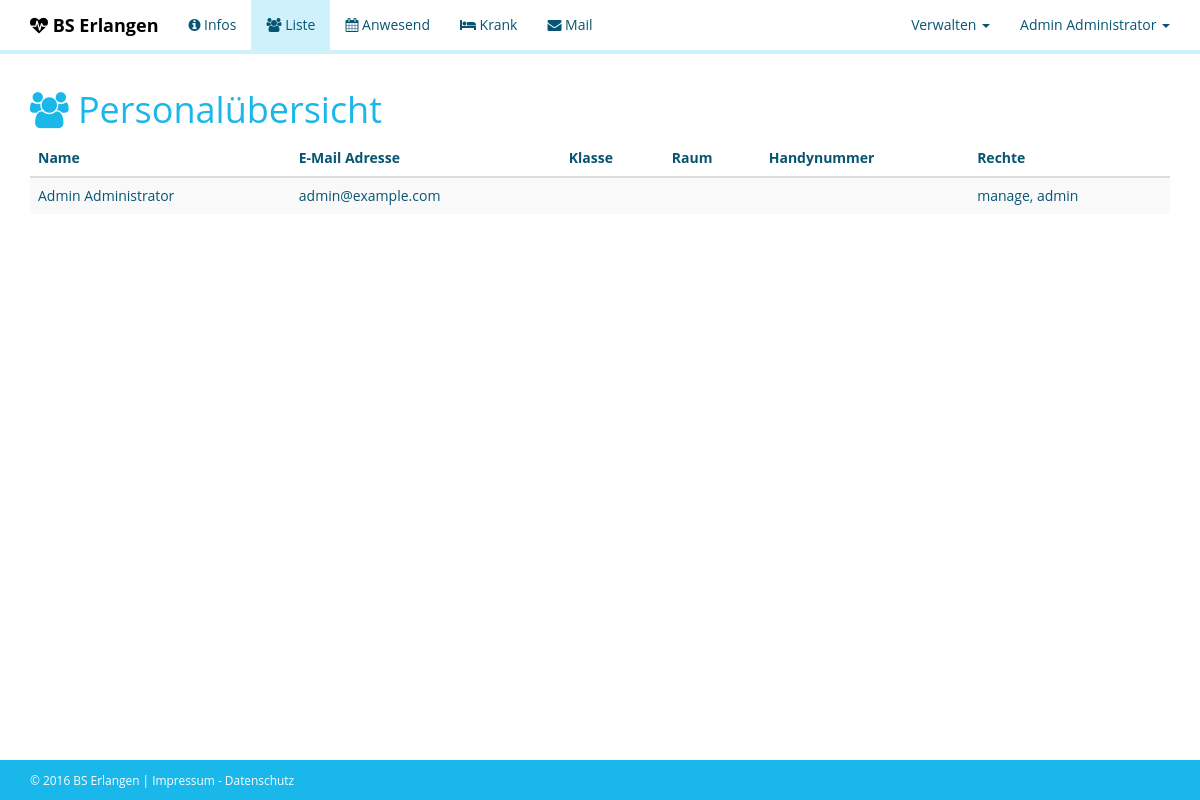
The app's page /?p=list (signed in) with its own data.
### tables this page shows
CREATE TABLE users (
	  usr_id             INT(11)       NOT NULL  AUTO_INCREMENT
	, usr_email          VARCHAR(100)  NOT NULL
	, usr_name           VARCHAR(50)   NOT NULL
	, usr_firstname      VARCHAR(50)   NOT NULL
	, usr_password       VARCHAR(255)  NOT NULL
	, usr_mobile         VARCHAR(30)
	, usr_class          VARCHAR(20)
	, usr_room           VARCHAR(20)
	, usr_qualification  TEXT
	, usr_permissions    VARCHAR(255)
	, usr_login          DATETIME
	, PRIMARY KEY (usr_id)
	, UNIQUE KEY (usr_email)
) COMMENT='Initial Account is admin@example.com - p@ssw0rd';

### php/contents/load.php (called while the page is built, shortened)
<?php
$p = isset($_GET['p']) ? trim($_GET['p']) : 'default';
switch ($p)
{
	case 'list':
		include_once __DIR__.'/list.php';
		break;
}
?>

### php/includes/database.php (called while the page is built, shortened)
<?php
class Database {
	private $conn;
	function __construct()
	{
		global $config;
		$this->conn = new PDO('mysql:dbname='.$config['db_name'].';host='.$config['db_host'].';port='.$config['db_port'].';charset=utf8', $config['db_user'], $config['db_pass']);
		$this->conn->setAttribute(PDO::ATTR_PERSISTENT, true);
		$this->conn->setAttribute(PDO::ATTR_ERRMODE, PDO::ERRMODE_EXCEPTION);
		$this->conn->exec("SET NAMES utf8;");
		$this->conn->exec("SET lc_time_names = 'de_DE';");
	}
	public function getUserList($order = 'name', $descending = false)
	{
		$sql = "SELECT
	  usr_id                               AS id
	, usr_name                             AS name
	, usr_firstname                        AS firstname
	, CONCAT(usr_firstname, ' ', usr_name) AS fullname
	, usr_email                            AS email
	, usr_class                            AS class
	, usr_room                             AS room
	, usr_mobile                           AS mobile
	, usr_qualification                    AS qualification
	, usr_permissions                      AS permissions
FROM
	users
ORDER BY
	";
		switch ($order)
		{
			case 'name':
				$sql .= "usr_name";
				break;
		}
		$sql .= ";";
		try
		{
			$stmt = $this->conn->prepare($sql);
			$stmt->execute();
			$res = array();
			foreach ($stmt->fetchAll(PDO::FETCH_OBJ) as $el)
			{
				$el->permissions = explode(',', $el->permissions);
				$res[] = $el;
			}
			return $res;
		}
		catch (PDOException $e)
		{
			return array();
		}
	}
}
?>

### php/includes/include.php (called while the page is built, shortened)
<?php
require_once DIR.'/php/includes/database.php';
require_once DIR.'/php/includes/menu.php';
require_once DIR.'/php/includes/page.php';
$db = new Database();
?>

### php/contents/list.php (the view, shortened to what this page needs)
<?php
$content = '
<h1><span class="fa fa-users"></span> Personalübersicht</h1>
<table class="table table-striped">
	<thead>
		<tr>
			<th>Name</th>
			<th>E-Mail Adresse</th>
			<th>Klasse</th>
			<th>Raum</th>
			';
			if (in_array('manage', $_SESSION['permissions']))
			{
				$content .= '<th>Handynummer</th>';
			}
			if (in_array('admin', $_SESSION['permissions']))
			{
				$content .= '<th>Rechte</th>';
			}
			$content.= '
		</tr>
	</thead>
	<tbody>';
	foreach ($db->getUserList() as $user)
	{
		$content .= '
		<tr>
			<td>';
			if (in_array('manage', $_SESSION['permissions']))
			{
				$content .= '<span data-toggle="tooltip" data-placement="top" title="'.$user->qualification.'">'.$user->fullname.'</span>';
			}
			else
			{
				$content .= $user->fullname;
			}
			$content .= '</td>
			<td>'.$user->email.'</td>
			<td>'.$user->class.'</td>
			<td>'.$user->room.'</td>
			';
			if (in_array('manage', $_SESSION['permissions']))
			{
				$content .= '<td>'.$user->mobile.'</td>';
			}
			if (in_array('admin', $_SESSION['permissions']))
			{
				$content .= '<td>'.implode(', ', $user->permissions).'</td>';
			}
			$content .= '
		</tr>
		';
	}
	$content .= '
	</tbody>
</table>
';
?>

### records on screen
users: fullname "Admin Administrator", usr_email "admin@example.com", permissions "manage, admin"

### other values on screen
$page "BS Erlangen © 2016 BS Erlangen | Impressum - Datenschutz"
$this->name "Infos Liste Anwesend Krank Mail"
$this->name "Verwalten Admin Administrator"
